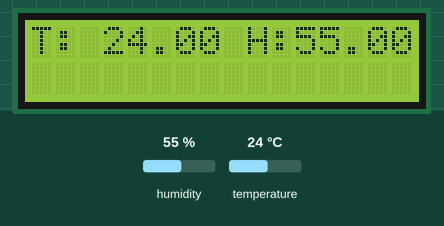
This sketch was run on a simulated Arduino Uno, built with avr-gcc and run on an emulated ATmega328P. Parts: 16×2 character LCD. The test bench sets the inputs (shaded band); at power-on: humidity 55 %, temperature 24 °C. What the sketch prints to the serial monitor is not drawn.

Above: at 2.2 s.
2.3 s: humidity set to 22 %
At 3.9 s:
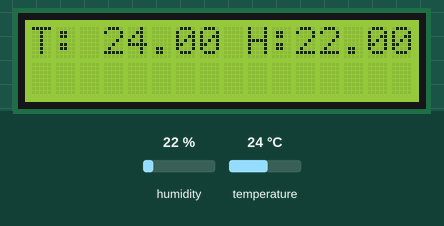
5.1 s: temperature set to 12 °C
At 6.5 s:
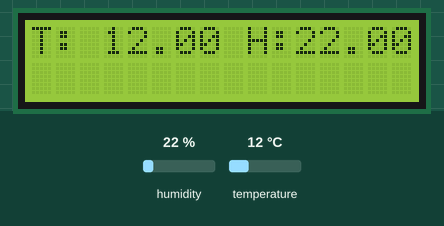
7.9 s: humidity set to 40 %
At 10.6 s:
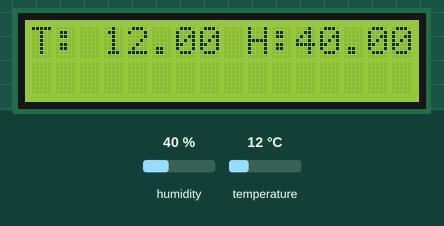
10.9 s: temperature set to 19 °C
At 12.0 s:
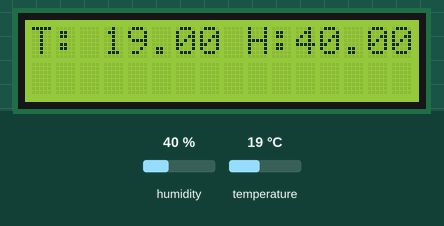
Timing chart, 0 to 13.9 s (numbered marks = the images above; inputs shaded):
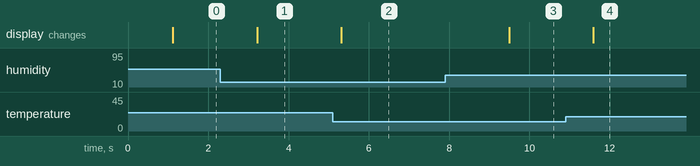

The sketch:

dht11_to_LCD.ino
```cpp
#include <Wire.h>
#include <LiquidCrystal_PCF8574.h>
#include <DHT.h>

//DHT constants
#define DHTTYPE DHT11 // DHT11 or DHT22
#define DHTPIN 3

LiquidCrystal_PCF8574 lcd(0x3f);
DHT dht(DHTPIN, DHTTYPE,0); //Last parameter is ignored

const int updateInterval = 500; //Interval in milliseconds

void setup() {
  Serial.begin(9600);
  Serial.println("LCD...");

  lcd.begin(16, 2); // initialize the lcd

  lcd.setBacklight(255);
  lcd.home();
  lcd.clear();
  lcd.print("Hello LCD");
  delay(1000);
}

void loop() {
  float h = dht.readHumidity();
  float t = dht.readTemperature();
  if (isnan(h) || isnan(t)) {
    Serial.println("Failed to read from DHT sensor!");
    return false;
  }else{
    lcd.clear();
    lcd.print("T: "+String(t)+" H:"+String(h));
  }

  delay(updateInterval);
}
```

Measured:
- after the input at 2.3 s, the display: changes after 0.91 s (image 1)
- after the input at 5.1 s, the display: changes after 0.21 s (image 2)
- after the input at 7.9 s, the display: changes after 1.6 s (image 3)
- after the input at 10.9 s, the display: changes after 0.70 s (image 4)
